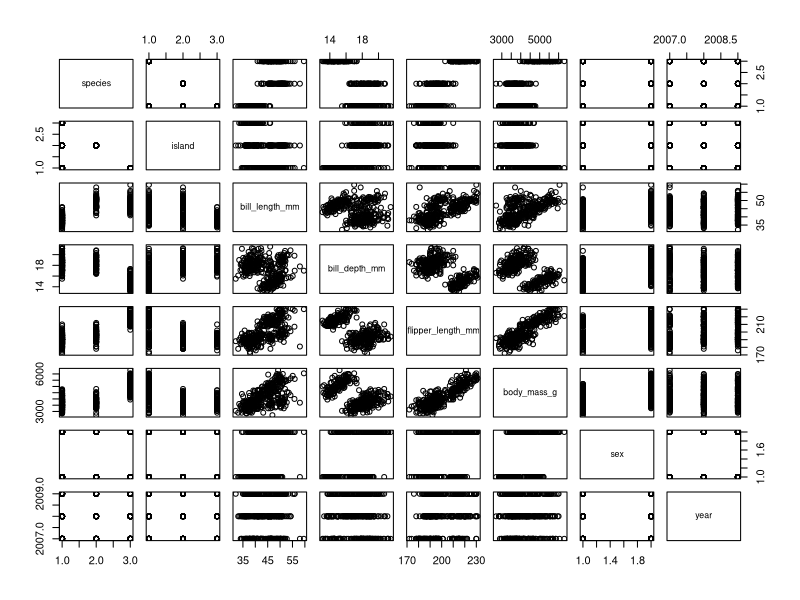
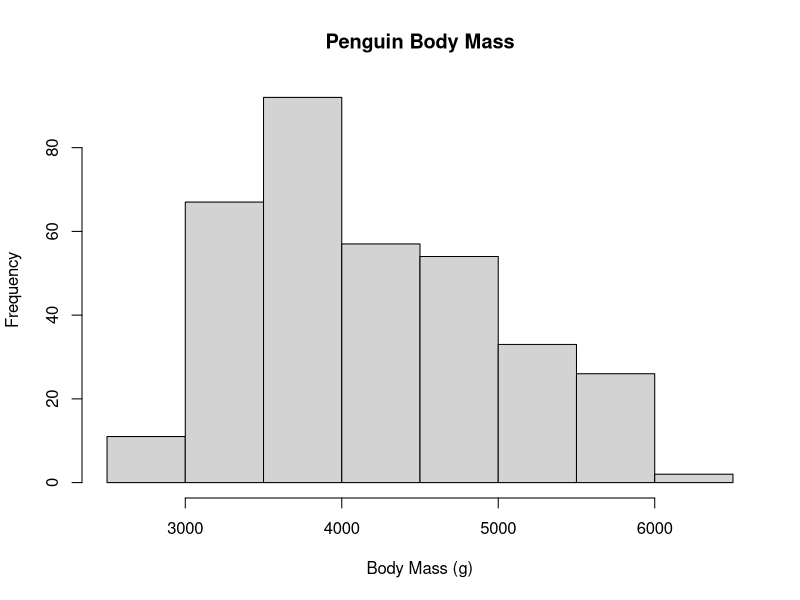
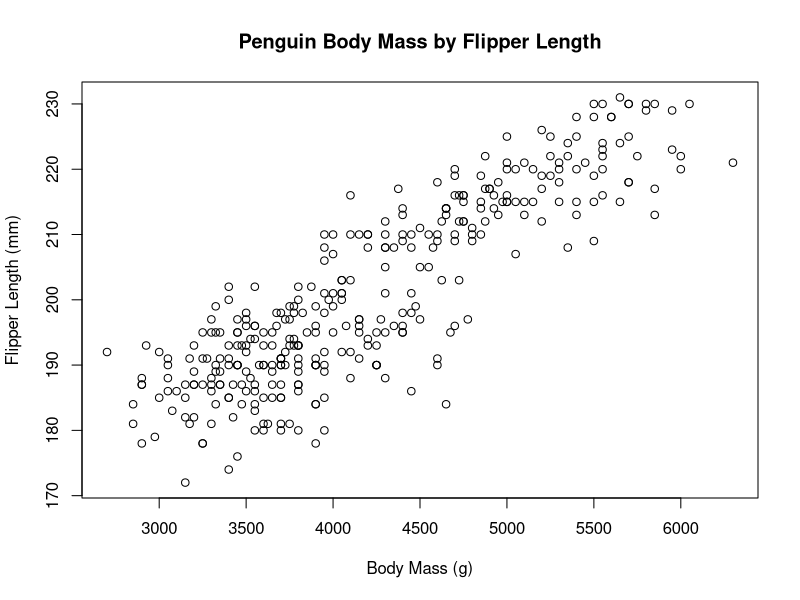
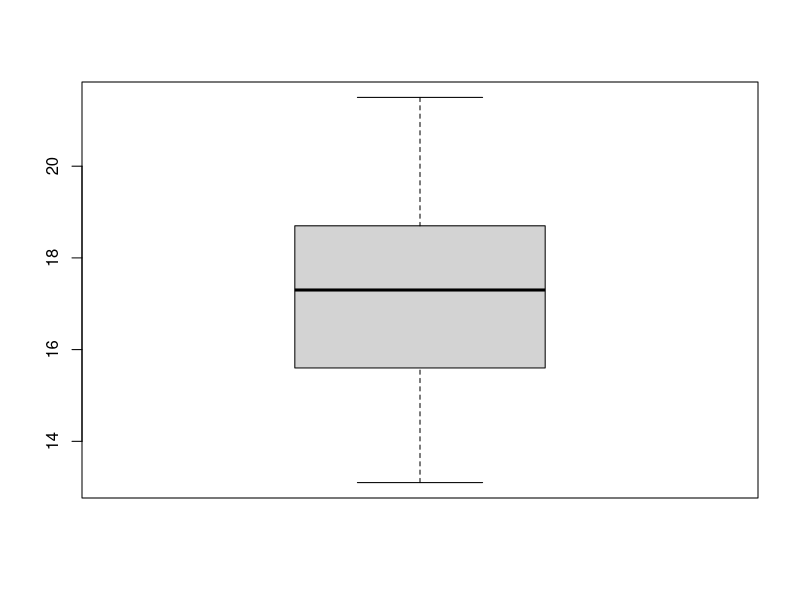
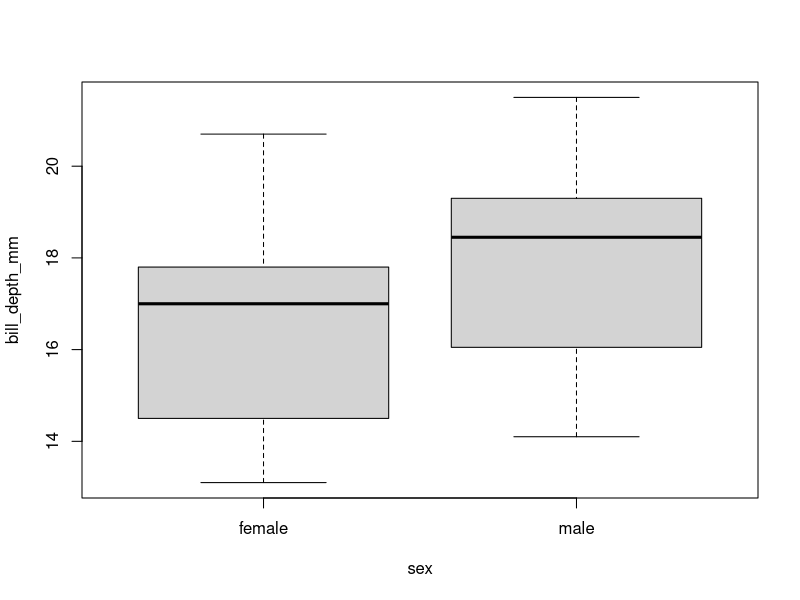
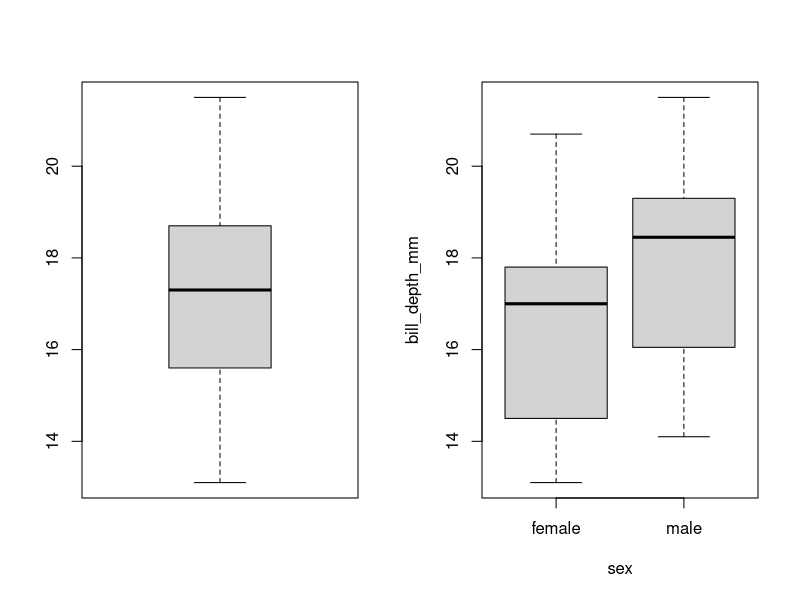
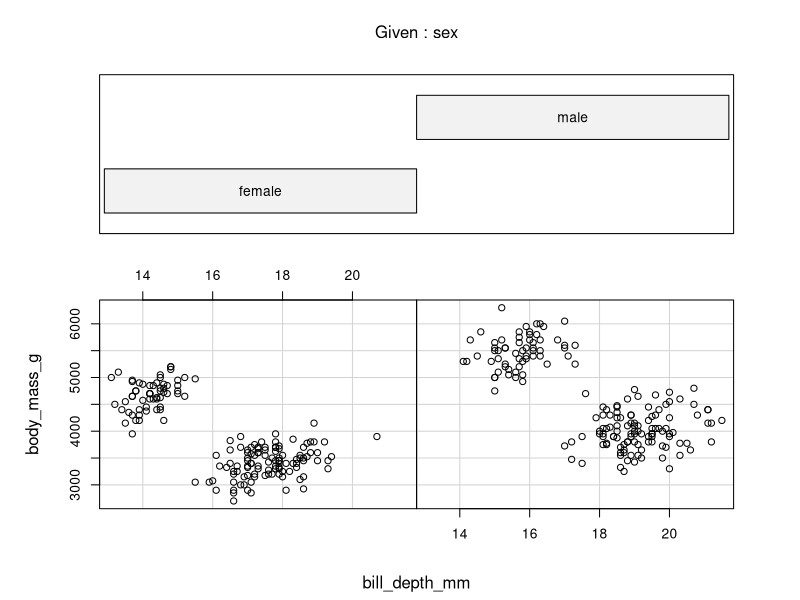
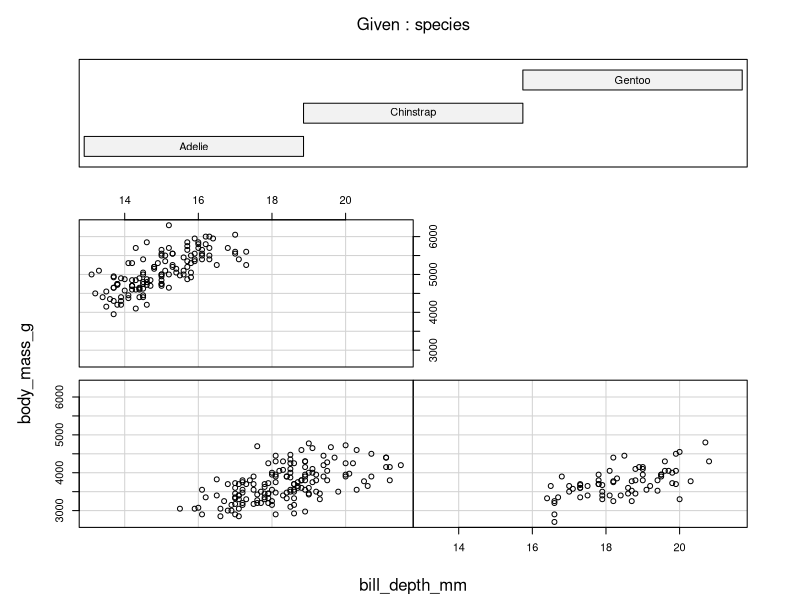

These charts were generated, in order, by the following R code:
install.packages("palmerpenguins")
require(palmerpenguins)
require(here)

penguins = data.frame(penguins)
mean(penguins$body_mass_g)
head(penguins)

?mean
# na.rm	- a logical value indicating whether NA values should be stripped before the computation proceeds.
# na.rm = false is the default

penguins = data.frame(penguins)
mean(penguins$body_mass_g, na.rm = TRUE)
summary(penguins)

# Pair Plot
plot(penguins)

# Histogram
hist(penguins$body_mass_g, xlab = "Body Mass (g)", main = "Penguin Body Mass")

# Scatterplot
plot(x = penguins$body_mass_g, y = penguins$flipper_length_mm, xlab = "Body Mass (g)", ylab = "Flipper Length (mm)", main = "Penguin Body Mass by Flipper Length")

# Boxplots
boxplot(penguins$bill_depth_mm)
boxplot(bill_depth_mm ~ sex, data = penguins)

par(mfrow = c(1, 2))
boxplot(penguins$bill_depth_mm)
boxplot(bill_depth_mm ~ sex, data = penguins)

# Coplot
coplot(body_mass_g ~ bill_depth_mm | sex, data = penguins)

# Coplot changing conditioning varibable
coplot(body_mass_g ~ bill_depth_mm | species, data = penguins)

# Saving Plots to File
require(here)
png(filename = here("coplot_bonin.png"), width = 800, height = 600)
coplot(body_mass_g ~ bill_depth_mm | species, data = penguins)
dev.off()

